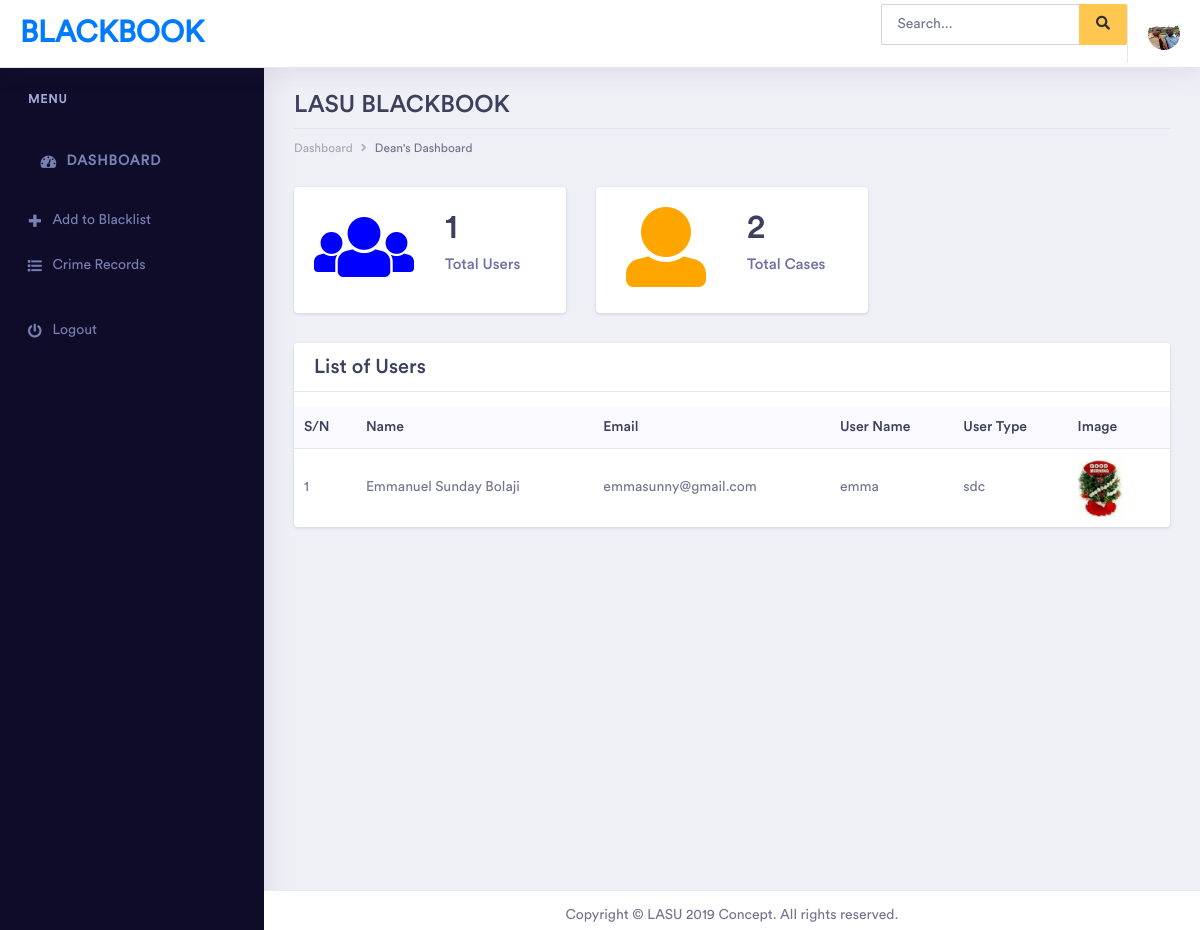
Screenshot of /sdc-dashboard.php (signed in) with the database file from the repository.
### tables this page shows
CREATE TABLE `users` (
  `id` int(11) NOT NULL,
  `surname` varchar(255) NOT NULL,
  `first_name` varchar(255) NOT NULL,
  `middle_name` varchar(255) NOT NULL,
  `usertype` varchar(25) NOT NULL,
  `email` varchar(255) NOT NULL,
  `username` varchar(255) NOT NULL,
  `pwd` varchar(255) NOT NULL,
  `image` varchar(255) NOT NULL
);

### sdc-dashboard.php (the view, shortened to what this page needs)
<?php
include("./includes/dbconfig.php");
include("./dean-header.php");
?>
<div class="dashboard-wrapper">
    <div class="dashboard-ecommerce">
        <div class="container-fluid dashboard-content ">
            <div class="row">
                <div class="col-xl-12 col-lg-12 col-md-12 col-sm-12 col-12">
                    <div class="page-header">
                        <h2 class="pageheader-title">LASU BLACKBOOK</h2>
                        <div class="page-breadcrumb">
                            <nav aria-label="breadcrumb">
                                <ol class="breadcrumb">
                                    <li class="breadcrumb-item"><a href="dashboard.php" class="breadcrumb-link">Dashboard</a></li>
                                    <li class="breadcrumb-item active" aria-current="page">Dean's Dashboard</li>
                                </ol>
                            </nav>
                        </div>
                    </div>
                </div>
            </div>
            <?php
            $sql = "SELECT * FROM users WHERE usertype='SDC'";
            $result = mysqli_query($conn, $sql);
            $num_rows = mysqli_num_rows($result);
            $sql2 = "SELECT * FROM blacklist";
            $cases = mysqli_query($conn, $sql2);
            $num_cases = mysqli_num_rows($cases);
            ?>
            <div class="ecommerce-widget">
                <div class="row">
                    <div class="col-xl-4 col-lg-6 col-md-6 col-sm-12 col-12">
                        <div class="card">
                            <div class="card-body">
                                <div class="row">
                                    <div class="col-xl-6 col-lg-6 col-md-6 col-sm-12 col-12">
                                        <i class="fa fa-fw fa-users" style="font-size:80px; color:blue"></i>
                                    </div>
                                    <div class="col-xl-6 col-lg-6 col-md-6 col-sm-12 col-12">
                                        <div class="metric-value d-inline-block">
                                            <h1 class="mb-1"> <?php echo $num_rows; ?></h1>
                                        </div>
                                        <h5 class="text-muted">Total Users</h5>
                                    </div>
                                </div>
                            </div>
                        </div>
                    </div>
                    <div class="col-xl-4 col-lg-6 col-md-6 col-sm-12 col-12"> <a href="view-records.php">
                            <div class="card">
                                <div class="card-body">
                                    <div class="row">
                                        <div class="col-xl-6 col-lg-6 col-md-6 col-sm-12 col-12">
                                            <i class="fa fa-fw fa-user" style="font-size:80px; color:orange"></i>
                                        </div>
                                        <div class="col-xl-6 col-lg-6 col-md-6 col-sm-12 col-12">
                                            <div class="metric-value d-inline-block">
                                                <h1 class="mb-1"> <?php echo $num_cases; ?></h1>
                                            </div>
                                            <h5 class="text-muted">Total Cases</h5>
                                        </div>
                                    </div>
                                </div>
                            </div>
                    </div>
                </div>
                <div class="row">
                    <div class="col-xl-12 col-lg-12 col-md-6 col-sm-12 col-12">
                        <div class="card">
                            <h3 class="card-header">List of Users</h3>
                            <div class="card-body p-0">
                                <div class="table-responsive">
                                    <table class="table">
                                        <thead class="bg-light">
                                            <tr class="border-0">
                                                <th class="border-0">S/N</th>
                                                <th class="border-0">Name</th>
                                                <th class="border-0">Email</th>
                                                <th class="border-0">User Name</th>
                                                <th class="border-0">User Type</th>
                                                <th class="border-0">Image</th>
                                            </tr>
                                        </thead>
                                        <tbody>
                                            <tr>
                                                <?php
                                                if ($num_rows  > 0) {
                                                    $count = 1;
                                                    while ($row = mysqli_fetch_assoc($result)) {
                                                ?>
                                                        <td><?php echo $count; ?></td>
                                                        <td><?php echo $row['surname'] . " " . $row['first_name'] . " " . $row['middle_name']; ?> </td>
                                                        <td><?php echo $row['email']; ?> </td>
                                                        <td><?php echo $row['username']; ?></td>
                                                        <td><?php echo $row['usertype']; ?></td>
                                                        <td>
                                                            <div class="m-r-10"><img src="uploads/<?php echo $row['image']; ?>" alt="<?php echo $row['image']; ?>" class="rounded" width="45"></div>
                                                        </td>
                                            </tr>
                                    <?php
                                                        $count++;
                                                    }
                                                }
                                    ?>
                                        </tbody>
                                    </table>
                                </div>
                            </div>
                        </div>
                    </div>
                </div>
            </div>
        </div>
    </div>
    <div class="footer">
        <div class="container-fluid">
            <p style="text-align: center"> Copyright © LASU 2019 Concept. All rights reserved.</p>
        </div>
    </div>
</div>
</body>
</html>

### dean-header.php (style rules this page uses)
.footer { position: absolute; bottom: 0; width: 100%; height: 2.5rem; }

### rows the page displays
users: surname "Emmanuel", first_name "Sunday", middle_name "Bolaji", email "emmasunny@gmail.com", username "emma", usertype "sdc", image (picture)

### other values shown
$num_rows "1"
$num_cases "2"
